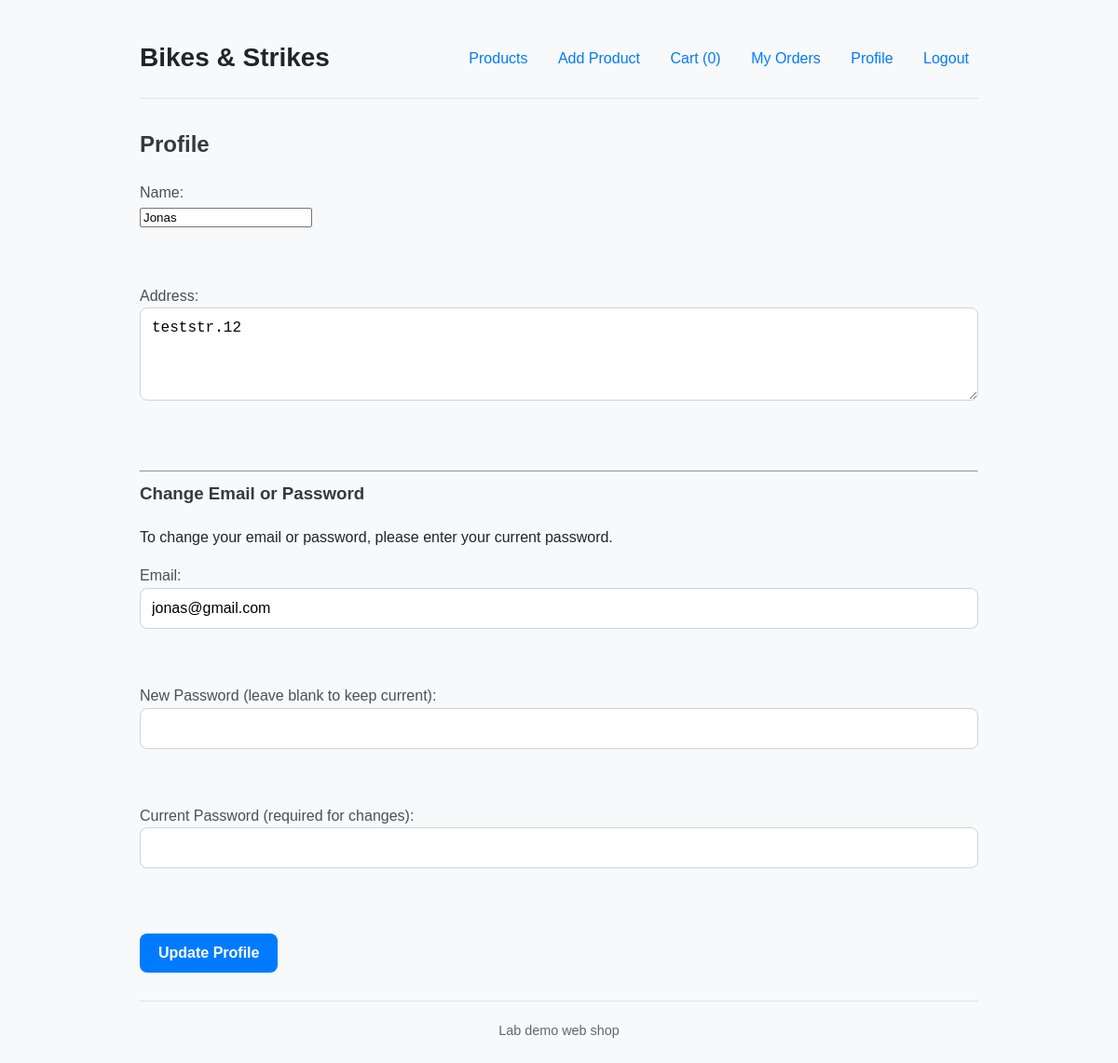
The app's page /profile (signed in) with its own data.
### projekt/models.py (models this page shows, shortened)
class User(db.Model, UserMixin):
    id = db.Column(db.Integer, primary_key=True)
    name = db.Column(db.String(120), nullable=False)
    email = db.Column(db.String(200), unique=True, nullable=False)
    address = db.Column(db.String(300), default='')
    password_hash = db.Column(db.String(300), nullable=False)
    orders = db.relationship('Order', backref='user', lazy=True)

### projekt/routes.py (the view, shortened to what this page needs)
@app.route('/profile', methods=['GET', 'POST'])
@login_required
def profile():
    return render_template('profile.html')

### projekt/__init__.py (called while the page is built)
@login_manager.user_loader
def load_user(user_id):
    return User.query.get(int(user_id))

### projekt/templates/profile.html
{% extends "base.html" %}
{% block content %}
  <h2>Profile</h2>
  <form method="post">
    <label>Name:<br/>
      <input name="name" value="{{ current_user.name }}" required/>
    </label><br/><br/>
    <label>Address:<br/>
      <textarea name="address">{{ current_user.address }}</textarea>
    </label><br/><br/>
    <hr>
    <h3>Change Email or Password</h3>
    <p>To change your email or password, please enter your current password.</p>
    <label>Email:<br/>
      <input name="email" type="email" value="{{ current_user.email }}" required/>
    </label><br/><br/>
    <label>New Password (leave blank to keep current):<br/>
      <input name="new_password" type="password"/>
    </label><br/><br/>
    <label>Current Password (required for changes):<br/>
      <input name="current_password" type="password" required/>
    </label><br/><br/>
    <button type="submit">Update Profile</button>
  </form>
{% endblock %}

### projekt/static/style.css (style rules this page uses)
body { font-family: -apple-system, BlinkMacSystemFont, "Segoe UI", Roboto, Helvetica, Arial, sans-serif, "Apple Color Emoji", "Segoe UI Emoji", "Segoe UI Symbol"; background-color: #f8f9fa; color: #212529; line-height: 1.6; margin: 0; padding: 20px; }
h1, h2, h3 { color: #343a40; margin-top: 0; }
form { margin-top: 20px; }
form label { display: block; font-weight: 500; margin-bottom: 8px; color: #495057; }
input[type="text"], input[type="email"], input[type="password"], input[type="number"], textarea { width: 100%; padding: 12px; border: 1px solid #ced4da; border-radius: 8px; box-sizing: border-box; font-size: 16px; transition: border-color 0.2s, box-shadow 0.2s; }
textarea { resize: vertical; min-height: 100px; }
button[type="submit"] { background-color: #007bff; color: white; border: none; padding: 12px 20px; border-radius: 8px; font-size: 16px; font-weight: 600; cursor: pointer; transition: background-color 0.2s, transform 0.1s; display: inline-block; margin-top: 10px; }
body { font-family: Arial, sans-serif; max-width: 900px; margin: 20px auto; }

### records on screen
User: name "Jonas", address "teststr.12", email "jonas@gmail.com"

### other values on screen
{{ session.get('cart')|length if session.get('cart') else 0 }} "0"
